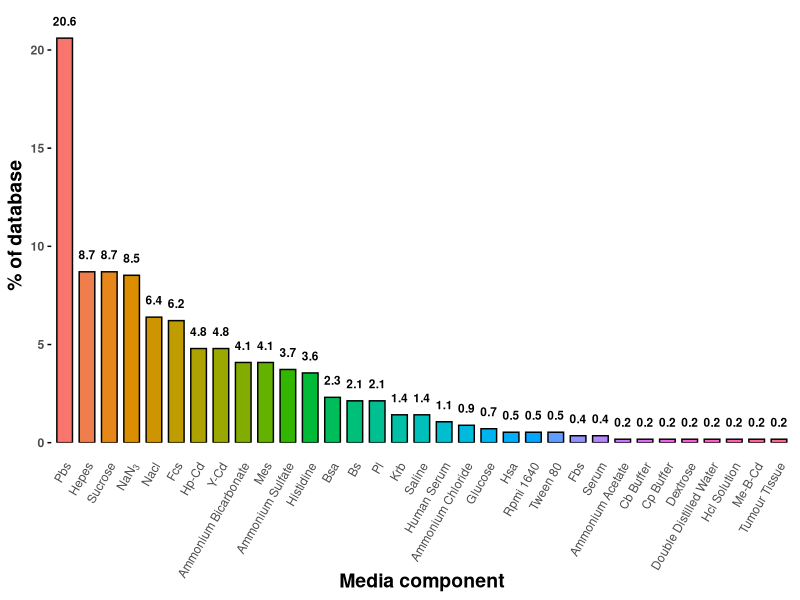
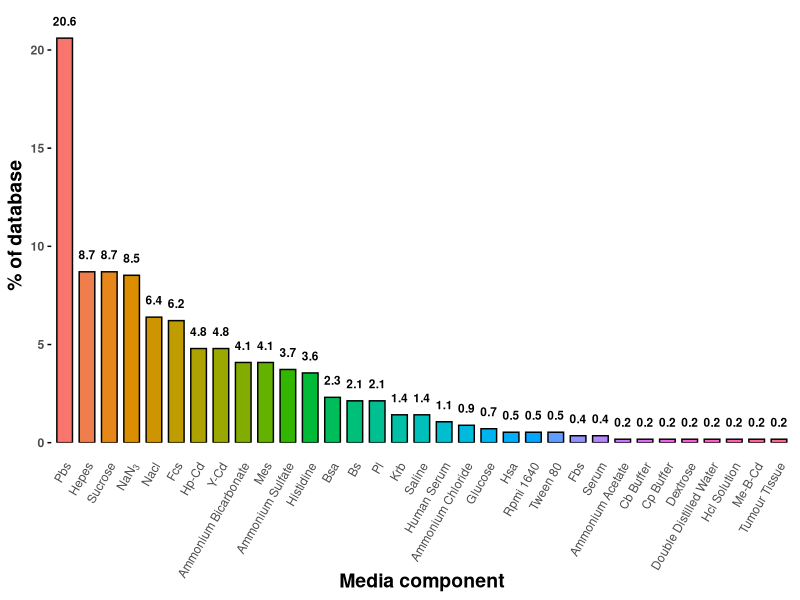

Generate these figures, in order, with R:
library(tidyverse)
library(stringr)

# Load data
media_components <- read.csv("data/unprocessed/media_components.csv")

# Capitalise all component names
media_components$component_name <- str_to_title(media_components$component_name)

# Fix NaN3 to NaN[3] for subscript
media_components$component_name <- ifelse(
  media_components$component_name == "Nan3",
  "NaN[3]",
  media_components$component_name
)

# Calculate % of database and reorder
component_freq <- media_components %>%
  count(component_name, name = "Frequency") %>%
  mutate(
    Percent = (Frequency / sum(Frequency)) * 100,
    Media_component = fct_reorder(component_name, Percent, .desc = TRUE)  # Reorder factor
  )

# Custom labeller to parse only NaN[3], keep others as regular strings
custom_labeller <- function(x) {
  ifelse(x == "NaN[3]", expression(NaN[3]), x)
}

# Plot
plot_media_components <- ggplot(component_freq, aes(x = Media_component, y = Percent, fill = Media_component)) +
  geom_col(color = "black", width = 0.7) +
  geom_text(aes(
    label = paste0(round(Percent, 1)),
    color = "black"
  ),
  vjust = -0.3,
  nudge_y = 0.5,
  size = 3,
  fontface = "bold",
  show.legend = FALSE) +
  scale_color_identity() +
  scale_y_continuous(
    labels = scales::label_number(scale = 1),
    expand = expansion(mult = c(0, 0.05))
  ) +
  scale_x_discrete(labels = custom_labeller) +
  labs(
    x = "Media component",
    y = "% of database"
  ) +
  theme_minimal() +
  theme(
    legend.position = "none",
    axis.text.x = element_text(angle = 60, hjust = 1, vjust = 0.9, face = "bold"),
    axis.text.y = element_text(face = "bold"),
    axis.title.x = element_text(face = "bold", size = 14),
    axis.title.y = element_text(face = "bold", size = 14),
    axis.ticks.y = element_line(),
    panel.grid.major = element_blank(),
    panel.grid.minor = element_blank()
  )

# Print plot
plot_media_components


ggsave(
  "figures/media_components.png",  # Filename
  plot = plot_media_components,  # Plot to save
  dpi = 600,  # Set the resolution to 300 DPI (high resolution)
  width = 10,  # Set the width of the image (in inches)
  height = 8,  # Set the height of the image (in inches)
  units = "in",  # Set units to inches
  device = "png"  # Save as PNG
)





